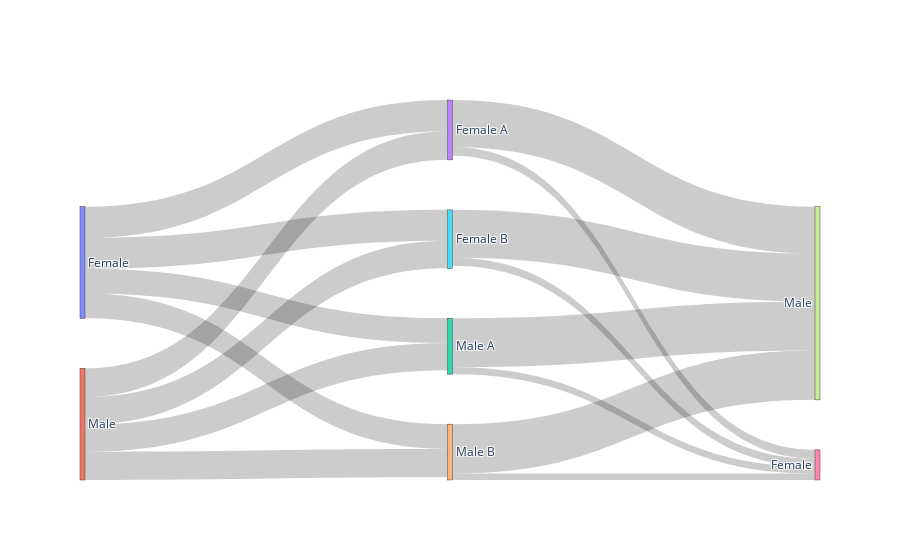

The notebook cell saved with this chart:
### Code cell
fig.show()

### Figure 1 — Plotly figure (JSON) as saved in the notebook; plotly's stock layout.template omitted (floating-point values rounded to 4 significant figures)
{"data": [{"link": {"source": [0, 0, 1, 1, 0, 0, 1, 1, 2, 2, 3, 3, 4, 4, 5, 5], "target": [2, 3, 3, 2, 5, 4, 4, 5, 6, 7, 6, 7, 6, 7, 6, 7], "value": [0.4411, 0.5589, 0.5134, 0.4866, 0.5543, 0.4457, 0.5065, 0.4935, 0.1249, 0.8751, 0.1573, 0.8427, 0.1151, 0.8849, 0.143, 0.857]}, "node": {"label": ["Female", "Male", "Male A", "Female A", "Male B", "Female B", "Female", "Male"], "pad": 50, "thickness": 5}, "type": "sankey"}], "layout": {}}
